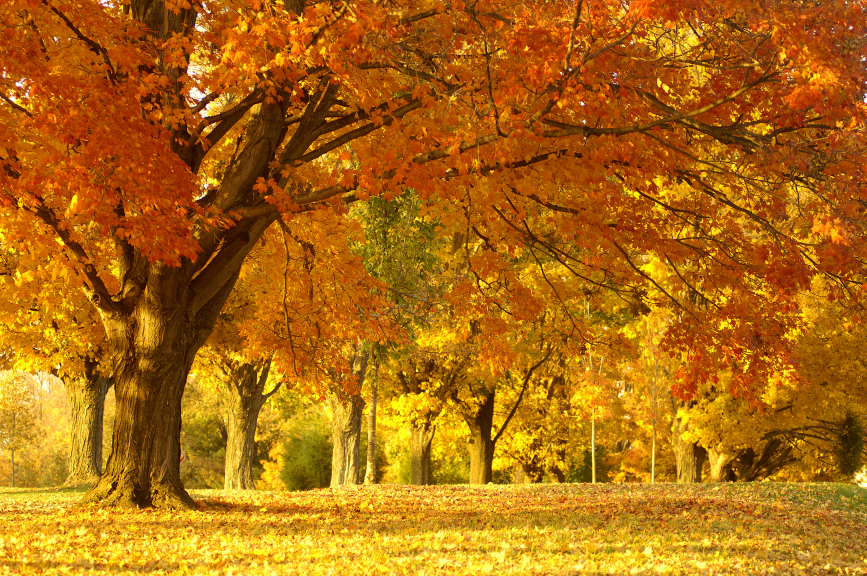
#> input picture image3.jpg, 2600 x 1728 px (shown at 1/3 size)
$ python Prac4.py
#> lines starting #> are read from the running program, lines starting #| are printed output that depends on the picture
import cv2

# read image
image = cv2.imread("image3.jpg")
#> image is the input picture: shape (1728, 2600, 3); mean B, G, R 14.6, 106.5, 173.3

# convert image to grayscale
gray = cv2.cvtColor(image, cv2.COLOR_BGR2GRAY)
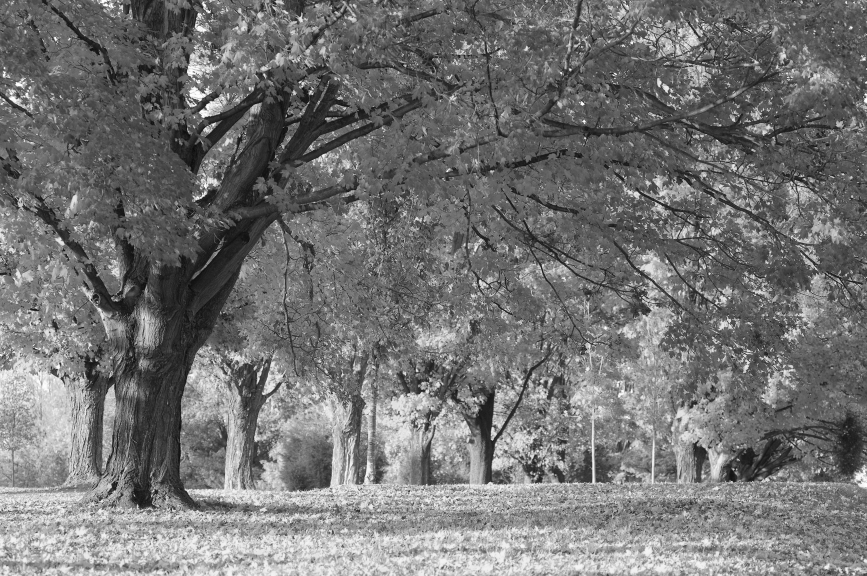
#> gray: shape (1728, 2600) (shown at 1/3 size); min 3, max 255, mean 116
cv2.imshow("Grayscale Image", gray)

# rotate image by 45 degrees
(h, w) = image.shape[:2]
#> h = 1728; w = 2600
center = (w // 2, h // 2)
#> center = (1300, 864)
M = cv2.getRotationMatrix2D(center, 45, 1.0)
rotated = cv2.warpAffine(image, M, (w, h))
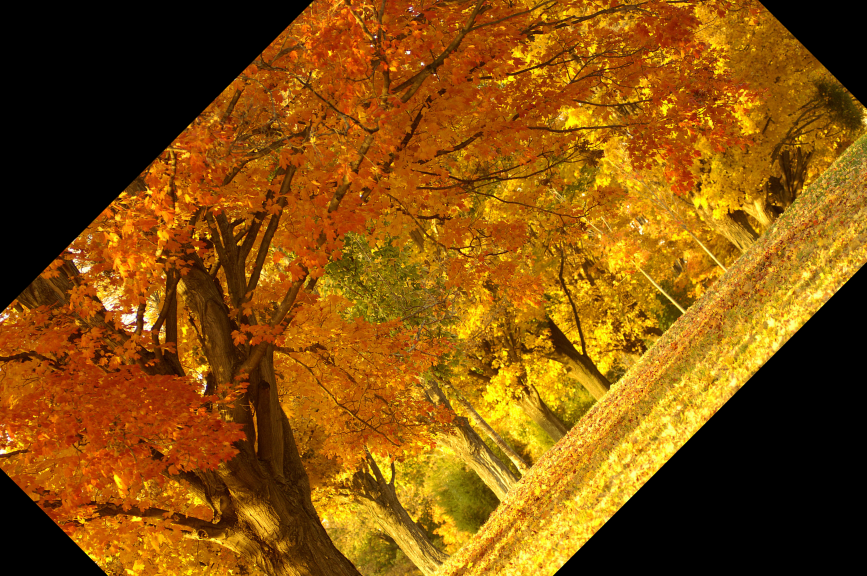
#> rotated: shape (1728, 2600, 3) (shown at 1/3 size); mean B, G, R 9.5, 80.5, 133
cv2.imshow("Rotated Image", rotated)

#Resize image
resized= cv2.resize(image,(200,200))
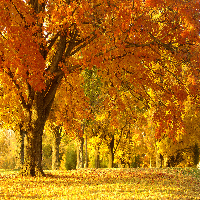
#> resized: shape (200, 200, 3); mean B, G, R 14.5, 106.7, 173.4
cv2.imshow("resize image",resized)

#Cropping the image
crop=image[50:200,100:300]
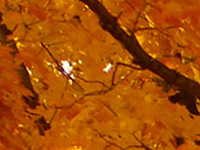
#> crop: shape (150, 200, 3); mean B, G, R 4.4, 75.4, 162.2
cv2.imshow("Croped image",crop)

#blur the image
blur= cv2.GaussianBlur(image,(7,7),0)
cv2.imshow("Blurred image",blur)

cv2.waitKey(0)
cv2.destroyAllWindows()
